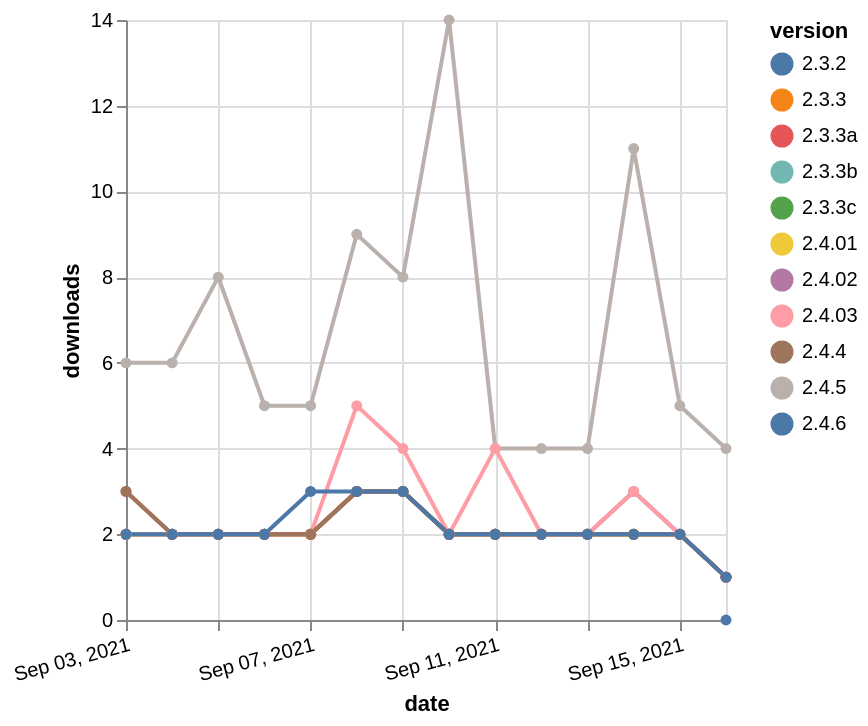

Express this chart as Vega-Lite.
### Vega-Lite specification from a JSON file in a GitHub repository (floating-point values rounded to 4 significant figures; data arrays with more than 128 entries replaced by an {"elided": "..."} marker saying what was removed)
{"$schema": "https://vega.github.io/schema/vega-lite/v5.json", "description": "A simple bar chart with embedded data.", "data": {"values": {"elided": "141 records"}}, "width": "container", "mark": {"type": "line", "point": {"filled": true}}, "encoding": {"x": {"field": "date", "type": "temporal", "timeUnit": "yearmonthdate", "title": "date", "axis": {"labelAngle": -15}}, "y": {"field": "delta", "type": "quantitative", "title": "downloads"}, "color": {"field": "version", "type": "nominal"}, "tooltip": {"field": "delta"}}}
